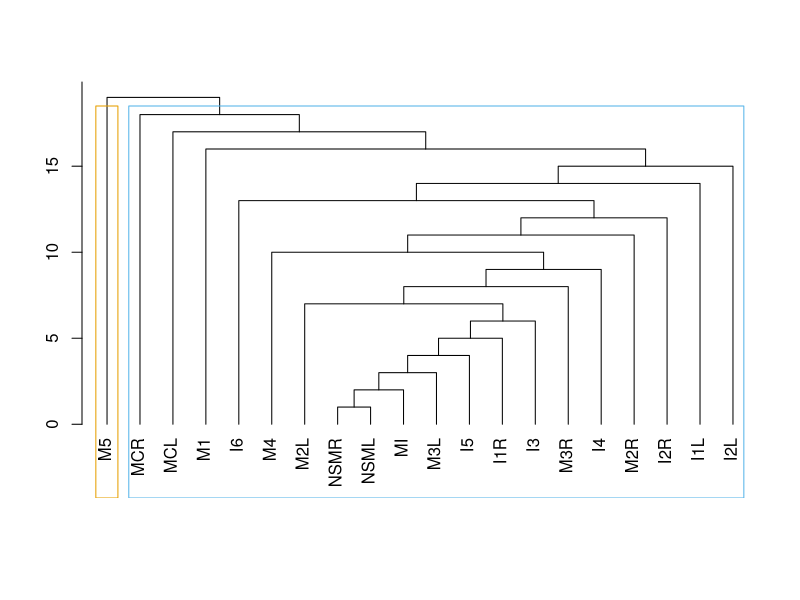
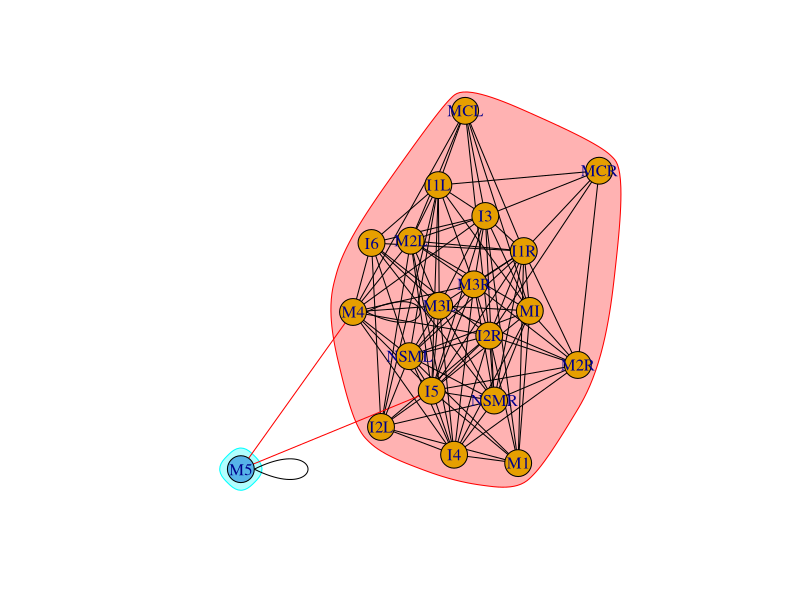
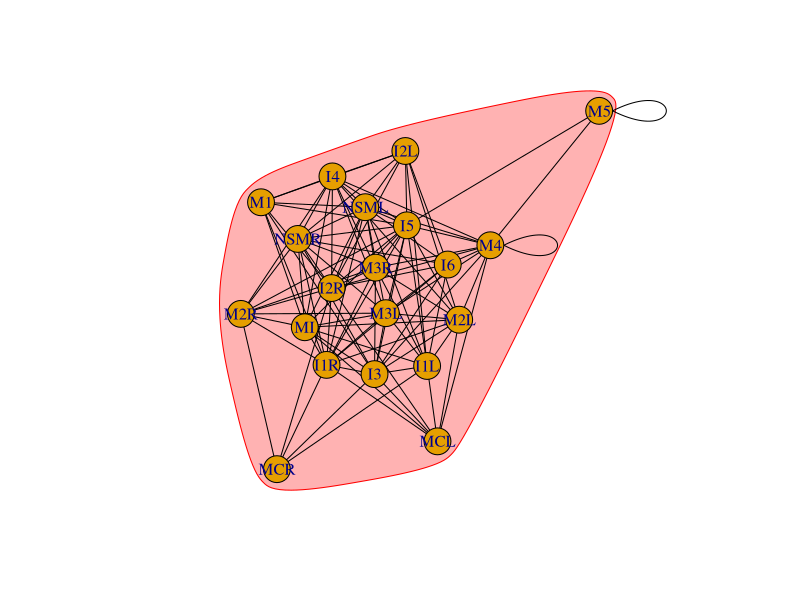
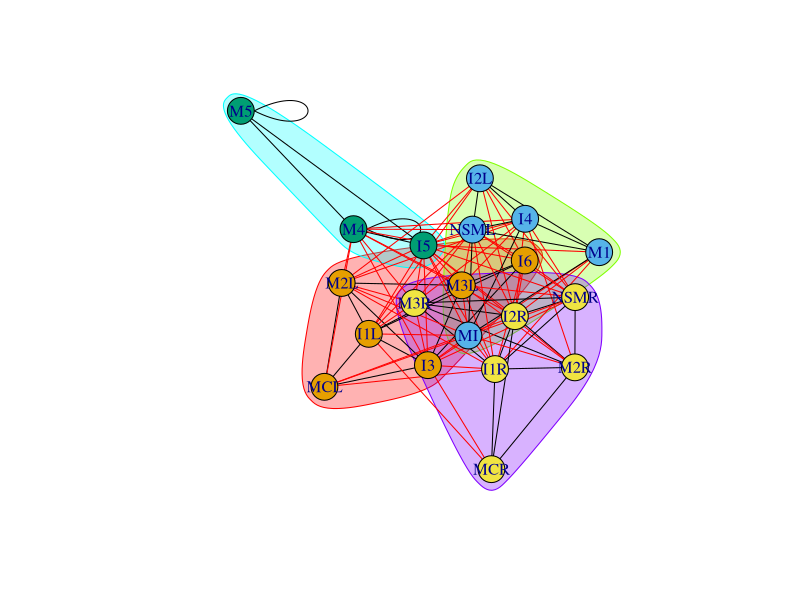
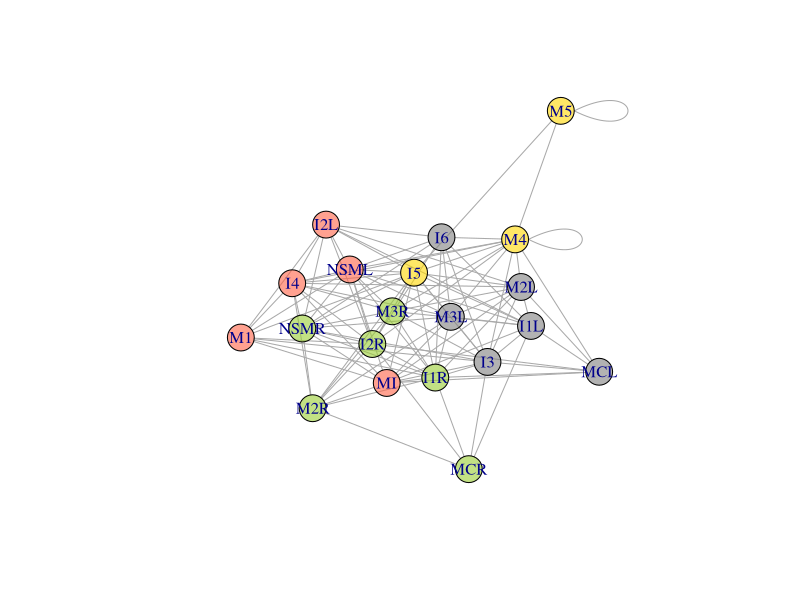
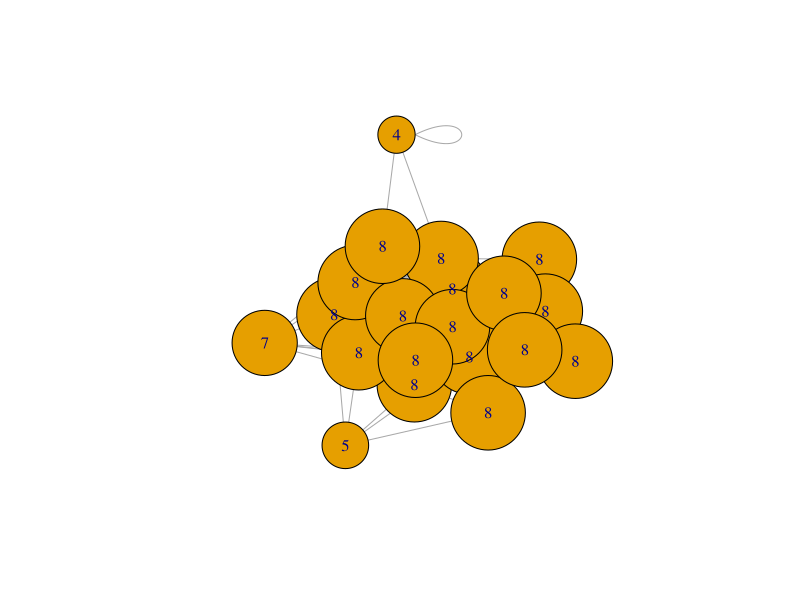

Generate these figures, in order, with R: (Note: this script raises an error after producing the figures.)
library(igraph)
library(dplyr)
library(ggplot2)
setwd("~/elegansProject/elegansPharynx/R analysis/Connectivity")

######### Structural connectivity matrices ---------------
# First, prepare network attributes with the entire connectome
original_edgelist <- read.csv("hermPharynx_connections.csv", stringsAsFactors = FALSE)
original_nodelist <- read.csv("1.2cell_typesPharynx.csv", stringsAsFactors = FALSE)


# Create iGraph object and calculate network properties
graph <- graph.data.frame(original_edgelist, directed = TRUE, vertices = original_nodelist)

V(graph)$degree <- degree(graph)
V(graph)$closeness <- centralization.closeness(graph)$res
V(graph)$betweenness <- centralization.betweenness(graph)$res
V(graph)$eigen <- centralization.evcent(graph)$vector

rm (original_edgelist, original_nodelist)


# Generate an undirected graph to calculate communities (add the most appropriate calculation 
# to node as attribute (i.e. V(graph)$community=cfg$membership))
netSimply=as.undirected(graph, mode='collapse',edge.attr.comb=list(weight='sum','ignore'))

   # Based on Edge betweeness (Newman-Girvan)
ceb=cluster_edge_betweenness(netSimply)
dendPlot(ceb, mode = 'hclust')
plot(ceb,netSimply)
    # Based on propagating labels
clp=cluster_label_prop(netSimply)
plot(clp, netSimply)
    # Based on greedy optimization of modularity
cfg=cluster_fast_greedy(netSimply)
plot(cfg, netSimply)
V(netSimply)$community=cfg$membership
colrs <- adjustcolor( c("gray50", "tomato", "gold", "yellowgreen"), alpha=.6)
plot(netSimply, vertex.color=colrs[V(netSimply)$community])
    # K-core decomposition
kc=coreness(netSimply,mode='all')
plot(netSimply,vertex.size=kc*6, vertex.label=kc)

# Choose and add the most appropriate community calculation as attribute. i.e.:
V(graph)$community=cfg$membership

rm(ceb,clp,cfg,colrs,kc, netSimply)

# Generate dataframe for nodes with updated network attributes, and ordered by community/group
nodes=get.data.frame(graph, what='vertices')
#nodes_ordered = nodes[order(nodes$community),] 
nodes_ordered = nodes[order(nodes$group),] 
all_nodes = nodes_ordered$name

rm (nodes_ordered)

# Prepare plotting with separate graphs for electrical and chemical connections
chemConn = read.csv("hermPharynx_connectionsCHEM.csv", stringsAsFactors = FALSE)
elecConn = read.csv("hermPharynx_connectionsELEC.csv", stringsAsFactors = FALSE)


# Create one iGraph per network
chemGraph = graph.data.frame(chemConn, directed = TRUE, vertices = nodes)
elecGraph = graph.data.frame(elecConn, directed = T, vertices = nodes)

rm(chemConn,elecConn)

# # Determine a community for each edge. If two nodes belong to the same community, label the edge with that community. 
# # If not, the edge community value is 'NA'
# edgesChem = get.data.frame(chemGraph, what = "edges") %>% 
#   inner_join(nodes %>% select(name, community), by = c("from" = "name")) %>%
#   inner_join(nodes %>% select(name, community), by = c("to" = "name")) %>%
#    mutate(comm = ifelse(community.x == community.y, community.x, NA) %>% factor())
# 
# edgesElec = get.data.frame(elecGraph, what = "edges") %>% 
#   inner_join(nodes %>% select(name, community), by = c("from" = "name")) %>%
#   inner_join(nodes %>% select(name, community), by = c("to" = "name")) %>%
#   mutate(comm = ifelse(community.x == community.y, community.x, NA) %>% factor())


# Determine a group for each edge. If two nodes belong to the same cell type group, label the edge with that group. 
# If not, the edge group value is 'NA'
edgesChem = get.data.frame(chemGraph, what = "edges") %>% 
  inner_join(nodes %>% select(name, group), by = c("from" = "name")) %>%
  inner_join(nodes %>% select(name, group), by = c("to" = "name")) %>%
  mutate(group = ifelse(group.x == group.y, group.x, NA) %>% factor())

edgesElec = get.data.frame(elecGraph, what = "edges") %>% 
  inner_join(nodes %>% select(name, group), by = c("from" = "name")) %>%
  inner_join(nodes %>% select(name, group), by = c("to" = "name")) %>%
  mutate(group = ifelse(group.x == group.y, group.x, NA) %>% factor())



# Adjust the 'to' and 'from' factor levels so they are equal
# to this complete list of node names
edgesChem = edgesChem %>% mutate(
  to = factor(to, levels = all_nodes),
  from = factor(from, levels = all_nodes))

edgesElec = edgesElec %>% mutate(
  to = factor(to, levels = all_nodes),
  from = factor(from, levels = all_nodes))


## Create structural adjacency matrix showing communities
ggplot(edgesChem, aes(x = from, y = to, color=group)) +
  geom_point(shape=18, size=edgesChem$logWeight) +
  geom_point(data = edgesElec, aes(x=from, y=to), size=edgesElec$logWeight)+
  theme_light() +
  # Because we need the x and y axis to display every node,
  # not just the nodes that have connections to each other,
  # make sure that ggplot does not drop unused factor levels
  scale_x_discrete(drop = FALSE) +
  scale_y_discrete(drop = FALSE) +
  theme(
    # Rotate the x-axis lables so they are legible
    axis.text.x = element_text(angle = 270, hjust = 0),
    # Force the plot into a square aspect ratio
    aspect.ratio = 1,
    # Hide the legend (optional)
    legend.position = "none")


## Create structural adjacency matrix showing weights*inh/exc 
ggplot(edgesChem, aes(x = from, y = to, color=logWeight)) +
  geom_point(shape=18, size=edgesChem$logWeight) +
  geom_point(data = edgesElec, aes(x=from, y=to), size=edgesElec$logWeight, color='grey17', alpha=0.4)+
  theme_light() +
  # Because we need the x and y axis to display every node,
  # not just the nodes that have connections to each other,
  # make sure that ggplot does not drop unused factor levels
  scale_x_discrete(drop = FALSE) +
  scale_y_discrete(drop = FALSE) +
  scale_colour_gradient(low = 'lightgoldenrod2', high = 'orangered')+
  theme(
    # Rotate the x-axis lables so they are legible
    axis.text.x = element_text(angle = 270, hjust = 0),
    # Force the plot into a square aspect ratio
    aspect.ratio = 1,
    # Hide the legend (optional)
    legend.position = "none")



######### Functional connectivity matrices -----
fConn <- read.csv("fConn1Jul.csv", stringsAsFactors = FALSE)

# Create iGraph for functional connectivity data
fGraph = graph.data.frame(fConn, directed = TRUE, vertices = nodes)

# Determine a community for each edge. If two nodes belong to the same community, label the edge with that community. 
# If not, the edge community value is 'NA'
edgesF = get.data.frame(fGraph, what = "edges") %>% 
  inner_join(nodes %>% select(name, community), by = c("from" = "name")) %>%
  inner_join(nodes %>% select(name, community), by = c("to" = "name")) %>%
  mutate(group = ifelse(community.x == community.y, community.x, NA) %>% factor())


# Adjust the 'to' and 'from' factor levels so they are equal
# to this complete list of node names
edgesF = edgesF %>% mutate(
  to = factor(to, levels = all_nodes),
  from = factor(from, levels = all_nodes))

# prepare functional connectivity (just positive) for later
edgesF$connWeightP=pmax(0,edgesF$connWeight)
edgesF$connWxGCP=pmax(0,edgesF$connWxGC)


## Create functional adjacency matrix showing weighted connectivity
ggplot(edgesF, aes(x = from, y = to, color=connWeight)) +
  geom_point(shape=15, size=6) +
  theme_light() +
  # Because we need the x and y axis to display every node,
  # not just the nodes that have connections to each other,
  # make sure that ggplot does not drop unused factor levels
  scale_x_discrete(drop = FALSE) +
  scale_y_discrete(drop = FALSE) +
  scale_colour_gradient2(low = 'aquamarine3', high = 'chocolate1')+
  theme(
    # Rotate the x-axis lables so they are legible
    axis.text.x = element_text(angle = 270, hjust = 0),
    # Force the plot into a square aspect ratio
    aspect.ratio = 1)


## Create functional adjacency matrix showing wighted x GC connectivity 
ggplot(edgesF, aes(x = from, y = to, color=connWxGC)) +
  geom_point(shape=15, size=6) +
  theme_light() +
  # Because we need the x and y axis to display every node,
  # not just the nodes that have connections to each other,
  # make sure that ggplot does not drop unused factor levels
  scale_x_discrete(drop = FALSE) +
  scale_y_discrete(drop = FALSE) +
  scale_colour_gradient2(low = 'aquamarine3', high = 'chocolate1')+
  theme(
    # Rotate the x-axis lables so they are legible
    axis.text.x = element_text(angle = 270, hjust = 0),
    # Force the plot into a square aspect ratio
    aspect.ratio = 1)


######### Functional connectivity matrices (just excitatory connections)

## Create functional adjacency matrix showing Weight Positive connectivity
ggplot(edgesF, aes(x = from, y = to, color='chocolate1')) +
  geom_point(shape=15, size=edgesF$connWeightP/3) +
  theme_light() +
  # Because we need the x and y axis to display every node,
  # not just the nodes that have connections to each other,
  # make sure that ggplot does not drop unused factor levels
  scale_x_discrete(drop = FALSE) +
  scale_y_discrete(drop = FALSE) +
  #scale_colour_gradient2(low = 'aquamarine3', high = 'chocolate1')+
  theme(
    # Rotate the x-axis lables so they are legible
    axis.text.x = element_text(angle = 270, hjust = 0),
    # Force the plot into a square aspect ratio
    aspect.ratio = 1)


## Create functional adjacency matrix showing Weight x GC Positive connectivity 
ggplot(edgesF, aes(x = from, y = to, color='chocolate1')) +
  geom_point(shape=15, size=edgesF$connWxGCP/3) +
  theme_light() +
  # Because we need the x and y axis to display every node,
  # not just the nodes that have connections to each other,
  # make sure that ggplot does not drop unused factor levels
  scale_x_discrete(drop = FALSE) +
  scale_y_discrete(drop = FALSE) +
  #scale_colour_gradient2(low = 'aquamarine3', high = 'chocolate1')+
  theme(
    # Rotate the x-axis lables so they are legible
    axis.text.x = element_text(angle = 270, hjust = 0),
    # Force the plot into a square aspect ratio
    aspect.ratio = 1)



#########  Structural and functional matrices -----

## Structure and Weighted functional 
ggplot() +
  geom_point(data = edgesF, aes(x=from, y=to, color=connWeight), shape=15, size=7) +
  geom_point(data = edgesChem, aes(x=from, y=to), shape=18,size=edgesChem$logWeight, color='darkred')+
  geom_point(data = edgesElec, aes(x=from, y=to), size=edgesElec$logWeight, color='black', alpha=0.5)+
  theme_light() +
  # Because we need the x and y axis to display every node,
  # not just the nodes that have connections to each other,
  # make sure that ggplot does not drop unused factor levels
  scale_x_discrete(drop = FALSE) +
  scale_y_discrete(drop = FALSE) +
  scale_color_gradient2(low = "lightcyan2", mid = "white", high = "chocolate4")+
  theme(
    # Rotate the x-axis lables so they are legible
    axis.text.x = element_text(angle = 270, hjust = 0),
    # Force the plot into a square aspect ratio
    aspect.ratio = 1)

## Structure and weighted x GC
ggplot() +
  geom_point(data = edgesF, aes(x=from,y=to, color=connWxGC), shape=15, size=7) +
  geom_point(data = edgesChem, aes(x=from, y=to), shape=18,size=edgesChem$logWeight, color='darkred')+
  geom_point(data = edgesElec, aes(x=from, y=to), size=edgesElec$logWeight, color='black', alpha=0.5)+
  theme_light() +
  # Because we need the x and y axis to display every node,
  # not just the nodes that have connections to each other,
  # make sure that ggplot does not drop unused factor levels
  scale_x_discrete(drop = FALSE) +
  scale_y_discrete(drop = FALSE) +
  scale_color_gradient2(low = "lightcyan2", mid = "white", high = "chocolate1")+
  theme(
    # Rotate the x-axis lables so they are legible
    axis.text.x = element_text(angle = 270, hjust = 0), 
    # Force the plot into a square aspect ratio
    aspect.ratio = 1)

#####  Plot structural and functional (just excitatory) together
## Structure and weightP
ggplot() +
  geom_point(data = edgesF, aes(x=from,y=to,color=connWeightP),shape=15,size=7) +
  geom_point(data = edgesChem, aes(x=from, y=to), shape=18, size=edgesChem$logWeight, color='darkred')+
  geom_point(data = edgesElec, aes(x=from, y=to), size=edgesElec$logWeight, color='black', alpha=0.5)+
  theme_light() +
  # Because we need the x and y axis to display every node,
  # not just the nodes that have connections to each other,
  # make sure that ggplot does not drop unused factor levels
  scale_x_discrete(drop = FALSE) +
  scale_y_discrete(drop = FALSE) +
  scale_color_gradient(low = 'white', high ='chocolate1')+
  theme(
    # Rotate the x-axis lables so they are legible
    axis.text.x = element_text(angle = 270, hjust = 0),
    # Force the plot into a square aspect ratio
    aspect.ratio = 1)

## Structure and weight x GC
ggplot() +
  geom_point(data = edgesF, aes(x=from,y=to,color=connWxGCP), shape=15, size=7) +
  geom_point(data = edgesChem, aes(x=from, y=to),shape=18, size=edgesChem$logWeight, color='darkred')+
  geom_point(data = edgesElec, aes(x=from, y=to), size=0.7, color=edgesElec$logWeight, alpha=0.5)+
  theme_light() +
  # Because we need the x and y axis to display every node,
  # not just the nodes that have connections to each other,
  # make sure that ggplot does not drop unused factor levels
  scale_x_discrete(drop = FALSE) +
  scale_y_discrete(drop = FALSE) +
  scale_color_gradient(low = 'white', high ='chocolate1')+
  theme(
    # Rotate the x-axis lables so they are legible
    axis.text.x = element_text(angle = 270, hjust = 0),
    # Force the plot into a square aspect ratio
    aspect.ratio = 1)


######### Correlation between Structural and functional weights -----
# First, remove unuseful variables from edgesF and create new SFdf
SFdf=edgesF
SFdf$connPhi=NULL
SFdf$connPsi1=NULL
SFdf$community.x=NULL
SFdf$community.y=NULL
SFdf$group=NULL
SFdf$strucW=NA
SFdf$strucLogW=NA
SFdf$strucWe=NA
SFdf$strucLogWe=NA

# Add structural connections to SFdf organized by connection
for (connf in 1:length(SFdf$from)){
  for (connc in 1:length(edgesChem$from)){
    if (SFdf[connf,]['from']==edgesChem[connc,]['from'] & SFdf[connf,]['to']==edgesChem[connc,]['to']){
      SFdf$strucLogW[connf]=edgesChem$logWeight[connc]
      SFdf$strucW[connf]=edgesChem$Weight[connc]     
    }
  }
  for (conne in 1:length(edgesElec$from)){
    if (SFdf[connf,]['from']==edgesElec[conne,]['from'] & SFdf[connf,]['to']==edgesElec[conne,]['to']){
      SFdf$strucLogWe[connf]=edgesElec$logWeight[conne]
      SFdf$strucWe[connf]=edgesElec$Weight[conne]     
    }
  }
}


## sum up the electrical and chemical connections. Functional weight does not differentiate among them.
SFdf[is.na(SFdf)] = 0
SFdf$sumEC=SFdf$strucW+SFdf$strucWe
SFdf$logsumEC=1+log(SFdf$sumEC)
SFdf$logsumEC[SFdf$logsumEC==-Inf]=0

## generate categorical variables for structural and functional connections

for (i in 1:length(SFdf$from)){
  if (SFdf$connWxGC[i]==0){
    SFdf$catF=0
  }
  if (SFdf$connWxGC[i]<0){
    SFdf$catF=-1
  }
  if (SFdf$connWxGC[i]>0){
    SFdf$catF=1
  }
}

for (i in 1:length(SFdf$from)){
  if (SFdf$sumEC[i]==0){
    SFdf$catE=0
  }
  if (SFdf$sumEC[i]<0){
    SFdf$catE=-1
  }
  if (SFdf$sumEC[i]>0){
    SFdf$catE=1
  }
}


### Ojo! sum weight here should be aware of inhibition and excitation of neurons.
SFdf$catE[SFdf$logsumEC>0]=1
SFdf$catE[SFdf$logsumEC==0]=0
SFdf$catE[SFdf$logsumEC<0]=-1

SFdf$catF[SFdf$connWxGC>0]=1
SFdf$catF[SFdf$connWxGC==0]=-1
SFdf$catF[SFdf$connWxGC<0]=-1

SFdf$catB[SFdf$connWxGC<0 & SFdf$logsumEC<=0]=-1
SFdf$catB[SFdf$connWxGC>0 & SFdf$logsumEC>0]=1

## Examining categorical existance of connection in Structural connectome or functional one. 
table(SFdf$catF,SFdf$catE)
colSums(table(SFdf$catF,SFdf$catE))
rowSums(table(SFdf$catF,SFdf$catE))
prop.table(table(SFdf$catF,SFdf$catE))
colSums(prop.table(table(SFdf$catF,SFdf$catE)))
rowSums(prop.table(table(SFdf$catF,SFdf$catE)))

chisq.test(SFdf$catF,SFdf$catE)
fisher.test(SFdf$catF,SFdf$catE)

ggplot(SFdf, aes(catE, fill=as.factor(catF)))+
  geom_bar()

ggplot(SFdf, aes(catE, ..count..)) +
  geom_bar(aes(fill = as.factor(catF)), position = "dodge")

#Sensibility to predict structural connections

## i.e.  functional&structural==1/structural connections==1

#Especificity to predict structural conneciton

## i.e. functional&structural==0/structural==0



### Plot correlation between structural and functional weights
ggplot(SFdf, aes(logsumEC, connWeight))+
  geom_point(size=0.5)+
  geom_smooth(method='lm',formula=y~x)


ggplot(SFdf, aes(logsumEC,connWeight, colour=as.factor(catB)))+
  geom_point(size=0.5)

ggplot(SFdf, aes(logsumEC,connWeight))+
  geom_point(size=0.5, colour=as.factor(SFdf$catB+3))+
  geom_smooth(method='lm',formula=y~x, size=0.5)

### plotting weight correlation
ggplot(SFdf[SFdf$catB==1,], aes(logsumEC,connWeight))+
  geom_point(size=0.5)+
  geom_smooth(method='lm', formula=y~x)

### how are they correlating
cor.test(SFdf$connWeight, SFdf$logsumEC, method=c("pearson", "kendall", "spearman"))
